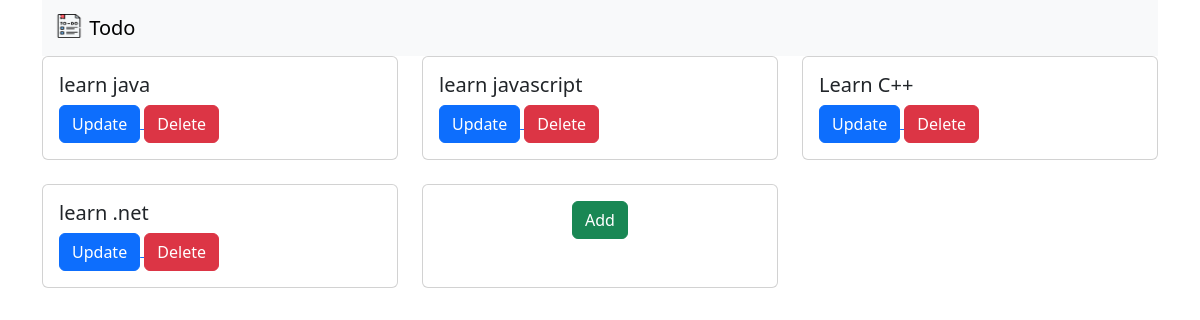
The app's page /, older data.
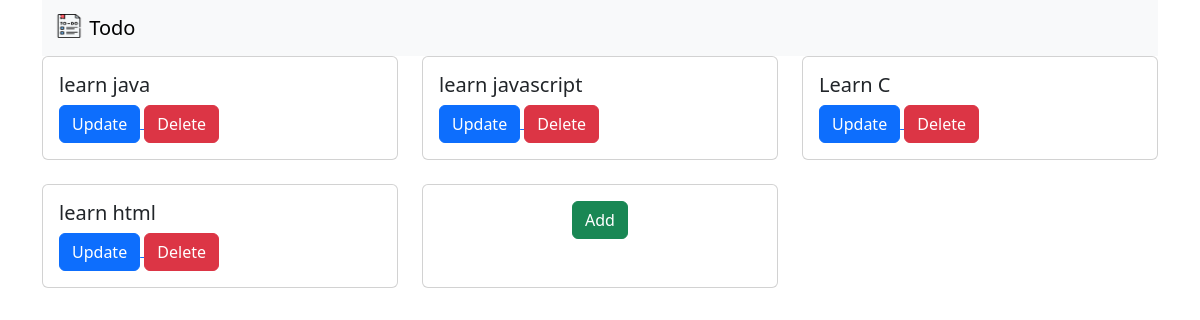
The same page, newer data.
### todo_app/models.py (models this page shows, shortened)
class Todo(models.Model) : #PascalCase  its like create table
    title=models.CharField(max_length=200) # varchar, char

### todo_app/views.py (the view)
# urls.py: path("", views.TodoListView.as_view(), name="todo-list"),
class TodoListView(ListView):
    model=Todo
    template_name="bootstrap/todo_list.html"
    context_object_name="todos"

### templates/bootstrap/todo_list.html (shortened to what this page needs)
  {% extends "bootstrap/base.html" %}
{% block content %}
  <div class="row row-cols-1 row-cols-md-3 g-4">
      {%for todo in todos %}
  <div class="col">
    <div class="card h-100">
      <div class="card-body">
        <h5 class="card-title">{{todo.title}}</h5>
          <a href="{% url 'todo-update' todo.pk %}">
            <button class="btn btn-primary">Update</button>
        </a>
    <form action="{% url 'todo-delete' todo.pk %}" method="post" style="display:inline;">
    <button type="submit" class="btn btn-danger">Delete</button>
</form>
      </div>
    </div>
  </div>
      {% endfor %}
       <div class="col">
    <div class="card h-100 text-center">
      <div class="card-body">
        <a href="{% url 'todo-create' %}" class="btn btn-success">Add</a>
      </div>
    </div>
  </div>
</div>
{% endblock content %}

Row changes from the older to the newer data that the page shows:
removed Todo: title "learn .net"
changed Todo: title "Learn C++" → "Learn C"
added Todo: title "learn html"
